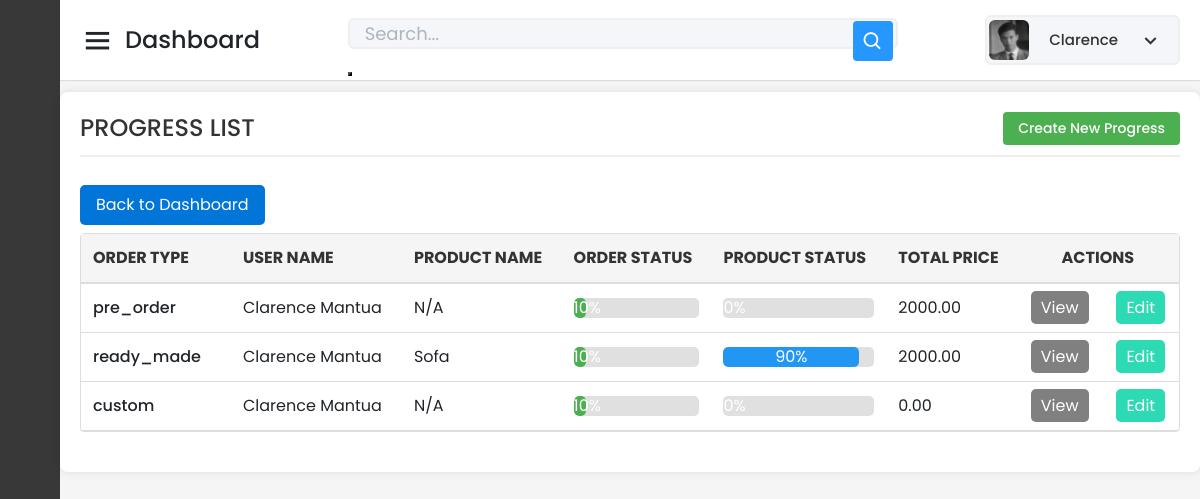
Page /Capstone_Admin/progress/read-all-progress-form.php (signed in) on the earlier database version.
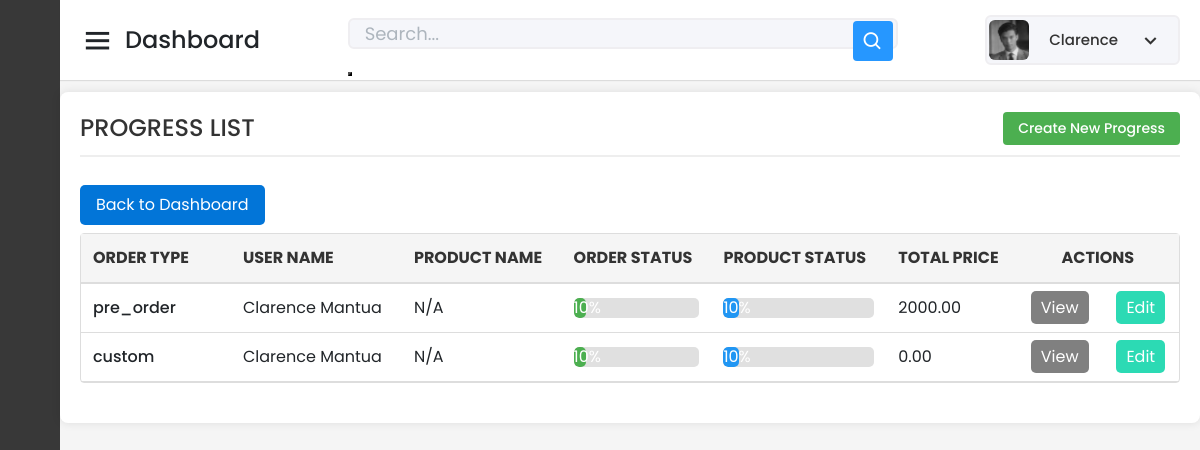
Same page on the later database version.
### tables this page shows
CREATE TABLE `tbl_progress` (
  `Progress_ID` int(11) NOT NULL AUTO_INCREMENT,
  `User_ID` varchar(150) NOT NULL,
  `Product_ID` int(11) NOT NULL,
  `Product_Name` varchar(255) NOT NULL,
  `Order_Type` varchar(100) NOT NULL,
  `Order_Status` int(3) NOT NULL,
  `Product_Status` int(3) NOT NULL,
  `Quantity` int(11) NOT NULL,
  `Total_Price` decimal(10,2) NOT NULL,
  `Date_Added` timestamp NOT NULL DEFAULT current_timestamp(),
  `LastUpdate` timestamp NOT NULL DEFAULT current_timestamp() ON UPDATE current_timestamp(),
  `Progress_Pic_20` varchar(255) DEFAULT NULL,
  `Progress_Pic_30` varchar(255) DEFAULT NULL,
  `Progress_Pic_40` varchar(255) DEFAULT NULL,
  `Progress_Pic_50` varchar(255) DEFAULT NULL,
  `Progress_Pic_60` varchar(255) DEFAULT NULL,
  `Progress_Pic_70` varchar(255) DEFAULT NULL,
  `Progress_Pic_80` varchar(255) DEFAULT NULL,
  `Progress_Pic_90` varchar(255) DEFAULT NULL,
  `Progress_Pic_100` varchar(255) DEFAULT NULL,
  `Stop_Reason` varchar(255) DEFAULT NULL,
  `Progress_Pic_10` varchar(255) DEFAULT NULL,
  PRIMARY KEY (`Progress_ID`),
  KEY `User_ID` (`User_ID`),
  KEY `Product_ID` (`Product_ID`),
  CONSTRAINT `tbl_progress_ibfk_1` FOREIGN KEY (`User_ID`) REFERENCES `tbl_user_info` (`User_ID`) ON DELETE CASCADE,
  CONSTRAINT `tbl_progress_ibfk_2` FOREIGN KEY (`Product_ID`) REFERENCES `tbl_prod_info` (`Product_ID`) ON DELETE CASCADE
);

### Capstone_Admin/progress/read-all-progress-form.php (the view, shortened to what this page needs)
<?php
include '../config/database.php';
$adminId = $_SESSION['admin_id'];
$stmt = $pdo->prepare("SELECT First_Name, PicPath FROM tbl_admin_info WHERE Admin_ID = :admin_id");
$stmt->bindParam(':admin_id', $adminId);
$stmt->execute();
$admin = $stmt->fetch(PDO::FETCH_ASSOC);
$adminName = htmlspecialchars($admin['First_Name']);
$profilePicPath = htmlspecialchars($admin['PicPath']);
$search = isset($_GET['search']) ? $_GET['search'] : '';
$query = "
    SELECT
        Progress_ID AS ID,
        Product_Name,
        CONCAT(u.First_Name, ' ', u.Last_Name) AS User_Name,
        Order_Type,
        Order_Status,
        Product_Status,
        Total_Price,
        LastUpdate
    FROM tbl_progress p
    JOIN tbl_user_info u ON p.User_ID = u.User_ID
    WHERE (u.First_Name LIKE :search
    OR u.Last_Name LIKE :search
    OR p.Product_Name LIKE :search)
    ORDER BY LastUpdate DESC
";
$stmt = $pdo->prepare($query);
$searchParam = '%' . $search . '%';
$stmt->bindParam(':search', $searchParam, PDO::PARAM_STR);
$stmt->execute();
$rows = $stmt->fetchAll(PDO::FETCH_ASSOC);
function calculatePercentage($status) {
    return ($status / 100) * 100;
}
?>
<!DOCTYPE html>
<html lang="en" dir="ltr">
<head>
    <link href="../static/css/bootstrap.min.css" rel="stylesheet">
    <link href="../static/css-files/dashboard.css" rel="stylesheet">
    <link href="../static/css-files/button.css" rel="stylesheet">
    <link href="../static/css-files/admin_homev2.css" rel="stylesheet">
    <link href="../static/css-files/progress.css" rel="stylesheet">
    <link href="https://unpkg.com/boxicons@2.0.7/css/boxicons.min.css" rel="stylesheet" />
</head>
<body>
    <div class="sidebar">
      <div class="logo-details">
    </div>
        <ul class="nav-links">
            <li>
            </li>
            <li>
            </li>
            <li>
</li>
        </ul>
    </div>
    <section class="home-section">
    <nav>
            <div class="sidebar-button">
                <i class="bx bx-menu sidebarBtn"></i>
                <span class="dashboard">Dashboard</span>
            </div>
            <div class="search-box">
                <form method="GET" action="">
                    <input type="text" name="search" placeholder="Search..." value="<?php echo htmlspecialchars($search); ?>" />
                    <button type="submit"><i class="bx bx-search"></i></button>
                </form>
            </div>
            <div class="profile-details" onclick="toggleDropdown()">
                <img src="../<?php echo $profilePicPath; ?>" alt="Profile Picture" />
                <span class="admin_name"><?php echo $adminName; ?></span>
                <i class="bx bx-chevron-down dropdown-button"></i>
            </div>
 </nav>
        <br><br><br>
        <div class="container_boxes">
            <h4>PROGRESS LIST <a href="create-progress-form.php">Create New Progress</a></h4>
            <div class="button-container">
                <a href="../dashboard/dashboard.php" class="buttonBack">Back to Dashboard</a>
            </div>
            <div id="progress-list">
                <table width="100%" border="1" cellspacing="5">
                    <tr>
                        <th>ORDER TYPE</th>
                        <th>USER NAME</th>
                        <th>PRODUCT NAME</th>
                        <th>ORDER STATUS</th>
                        <th>PRODUCT STATUS</th>
                        <th>TOTAL PRICE</th>
                        <th colspan="3" style="text-align: center;">ACTIONS</th>
                    </tr>
                    <?php foreach ($rows as $row): ?>
                        <tr>
                            <td><?= htmlspecialchars($row['Order_Type']) ?></td>
                            <td><?= htmlspecialchars($row['User_Name']) ?></td>
                            <td><?= htmlspecialchars($row['Product_Name']) ?></td>
                            <td>
                                <div class="status-bar">
                                    <div class="status-bar-fill order-status-bar" style="width: <?= calculatePercentage($row['Order_Status']) ?>%;">
                                        <?= calculatePercentage($row['Order_Status']) ?>%
                                    </div>
                                </div>
                            </td>
                            <td>
                                <div class="status-bar">
                                    <div class="status-bar-fill product-status-bar" style="width: <?= calculatePercentage($row['Product_Status']) ?>%;">
                                        <?= calculatePercentage($row['Product_Status']) ?>%
                                    </div>
                                </div>
                            </td>
                            <td><?= number_format((float) $row['Total_Price'], 2, '.', '') ?></td>
                            <td style="text-align: center;"><a class="buttonView" href="read-one-progress-form.php?id=<?= htmlspecialchars($row['ID']) ?>&order_type=<?= htmlspecialchars($row['Order_Type']) ?>" target="_parent">View</a></td>
                            <?php if($row['Order_Status'] != 100): ?>
                                <td style="text-align: center;"><a class="buttonEdit" href="update-progress-form.php?id=<?= htmlspecialchars($row['ID']) ?>&order_type=<?= htmlspecialchars($row['Order_Type']) ?>" target="_parent">Edit</a></td>
                            <?php else: ?>
                                <td style="text-align: center;"></td>
                                <td style="text-align: center;"></td>
                            <?php endif; ?>
                        </tr>
                    <?php endforeach; ?>
                </table>
            </div>
        </div>
    </section>
</body>
</html>

### Capstone_Admin/static/css-files/dashboard.css (style rules this page uses)
.profile-details { position: relative; display: flex; align-items: center; cursor: pointer; }
.profile-details img { width: 40px; height: 40px; border-radius: 50%; margin-right: 10px; }
.dropdown-button { cursor: pointer; font-size: 18px; margin-left: 10px; }

### Capstone_Admin/static/css-files/button.css (style rules this page uses)
.button-container { display: flex; gap: 10px; margin-top: 10px; align-items: center; justify-content: center; }
.buttonView, .buttonBack, .buttonUpdate, .buttonEdit, .buttonDelete, .buttonCheckout { text-decoration: none; color: white; padding: 5px 10px; border-radius: 5px; transition: all 0.2s ease; text-align: center; border: none; }
.buttonView, .buttonCheckout { background-color: grey; }
.buttonBack { background-color: #475569; }
.buttonEdit { background-color: #2cdab4; }
.container_boxes { padding: 20px; margin: 20px auto; max-width: 100vw; background-color: #ffffff; border-radius: 8px; box-shadow: 0 0 10px rgba(0,0,0,0.1); }
.container_boxes h4 { color: #333; margin-bottom: 20px; padding-bottom: 10px; border-bottom: 2px solid #eee; display: flex; justify-content: space-between; align-items: center; }
.container_boxes h4 a { text-decoration: none; background-color: #4CAF50; color: white; padding: 8px 15px; border-radius: 4px; font-size: 14px; }
.container_boxes table { width: 100%; border-collapse: separate; border-spacing: 0; border: 1px solid #ddd; border-radius: 4px; }
.container_boxes th { background-color: #f5f5f5; padding: 12px; text-align: left; border-bottom: 2px solid #ddd; color: #333; }
.container_boxes td { padding: 12px; border-bottom: 1px solid #ddd; }
input[type="text"], input[type="password"], input[type="email"], select { width: 100%; padding: 8px 12px; margin: 8px 0; display: inline-block; border: 1px solid #ccc; border-radius: 4px; box-sizing: border-box; font-size: 14px; transition: border-color 0.3s ease, box-shadow 0.3s ease; }
::placeholder { color: #adb5bd; opacity: 1; }
.button-container { margin-top: 20px; display: flex; gap: 10px; justify-content: flex-start; }
table { width: 100%; border-collapse: collapse; margin-bottom: 20px; }
table td { padding: 8px; vertical-align: middle; }
table td:first-child { width: 150px; font-weight: 500; }
h4 { text-align: center; margin-bottom: 30px; color: #333; }

### Capstone_Admin/static/css-files/progress.css (style rules this page uses)
.status-bar { width: 100%; background-color: #e0e0e0; border-radius: 5px; overflow: hidden; height: 20px; }
.status-bar-fill { height: 100%; text-align: center; color: white; line-height: 20px; border-radius: 5px; }
.order-status-bar { background-color: #4caf50; }
.product-status-bar { background-color: #2196f3; }

Differences in the rows shown:
removed tbl_progress: Order_Type "ready_made", User_Name "Clarence Mantua", Product_Name "Sofa", Order_Status "10", Product_Status "90", Total_Price "2000.00"
changed tbl_progress "pre_order": Product_Status "0" → "10"
changed tbl_progress "custom": Product_Status "0" → "10"
